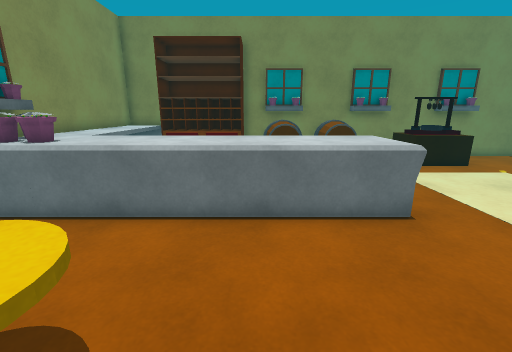
view 1 (above)

20 first-person views from a walk through a 3-D level made in the Unity game engine. The camera is 1.4 m above the floor, tilts 14° down and sees 90° across. The floor is counted in squares, 0.51 m on a side. Each view is taken from the middle of a square. On the plan, view 1 faces up. The plan holds only what a view shows up to about 18 squares ahead; the rest is blank. The player is left out. Surface patterns are stand-ins for the level's own textures.

view 2
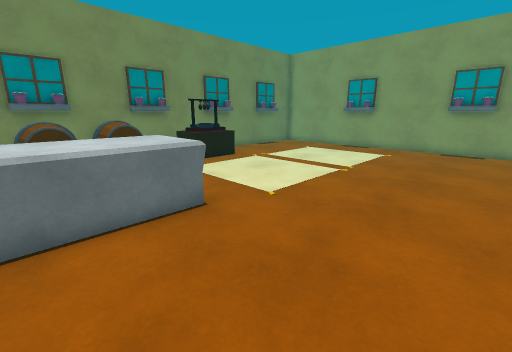

view 3
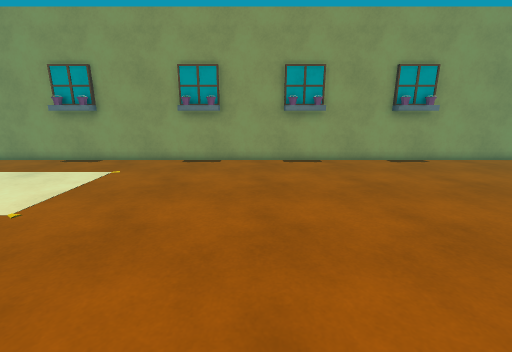

view 4
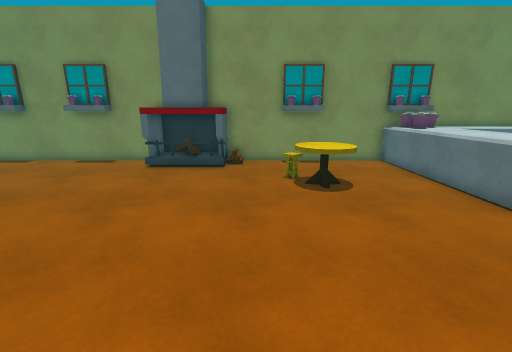

view 5
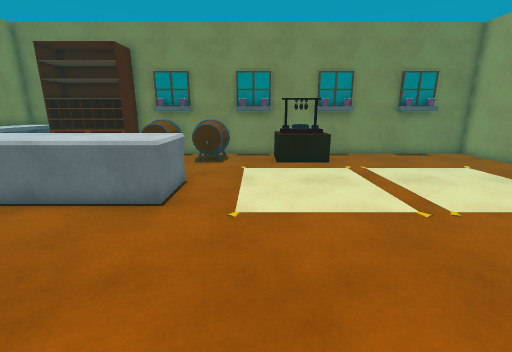

view 6
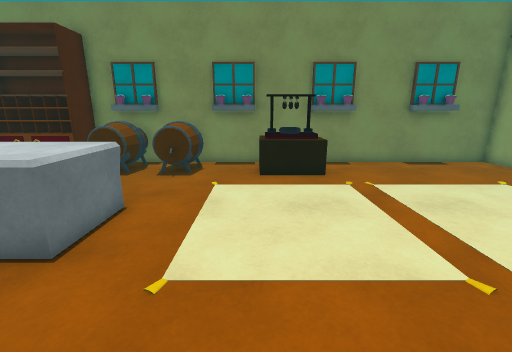

view 7
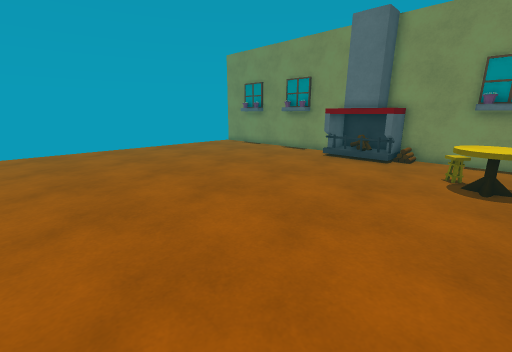

view 8
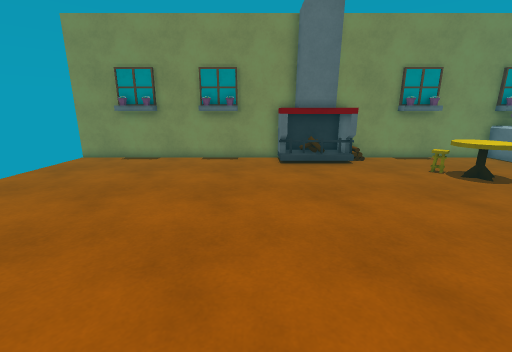

view 9
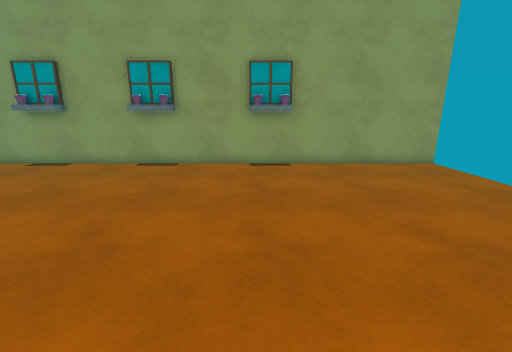

view 10
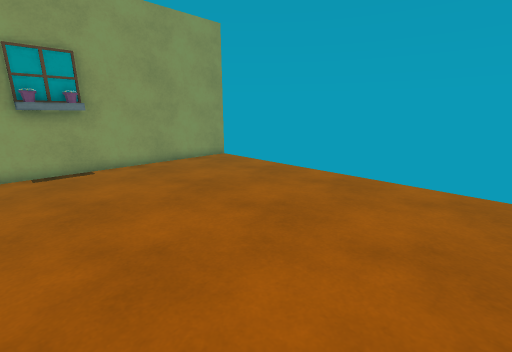

view 11
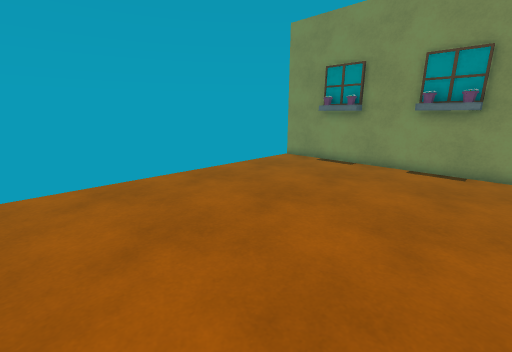

view 12
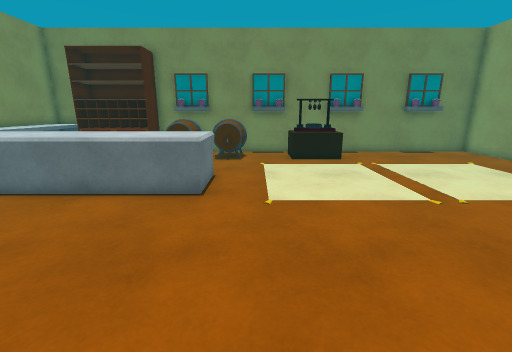

view 13
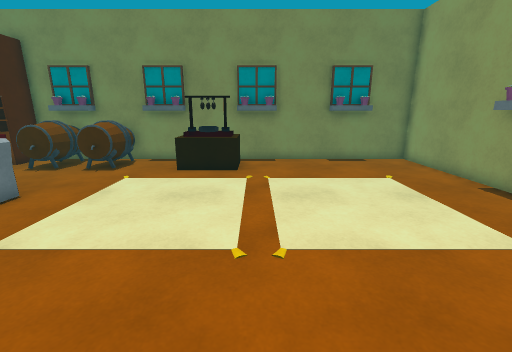

view 14
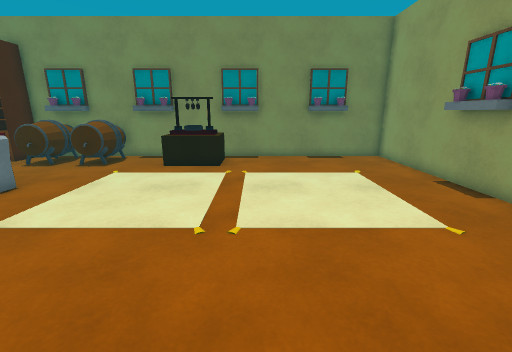

view 15
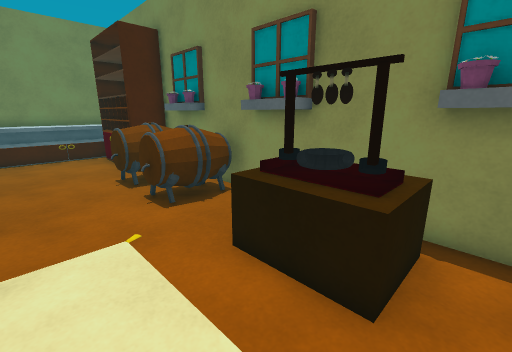

view 16
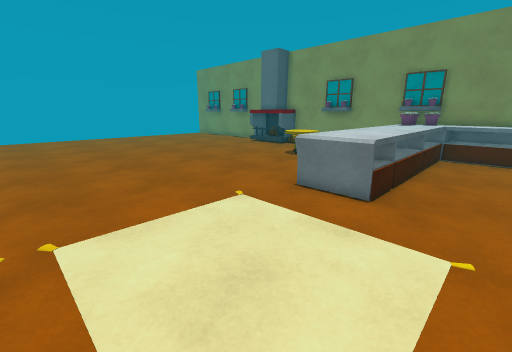

view 17
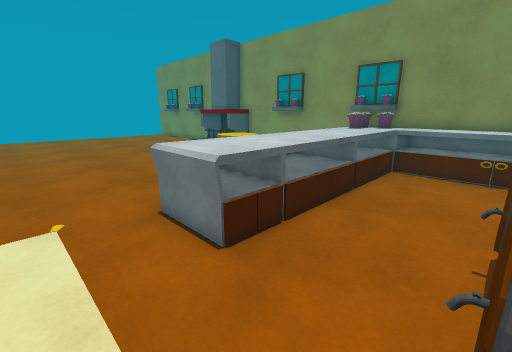

view 18
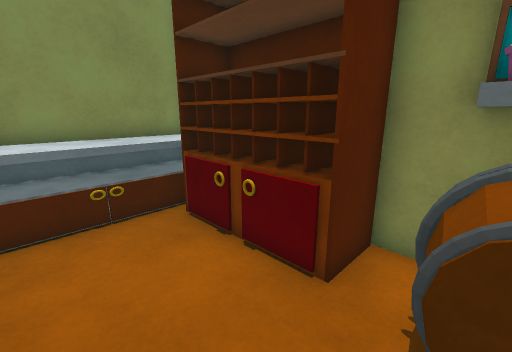

view 19
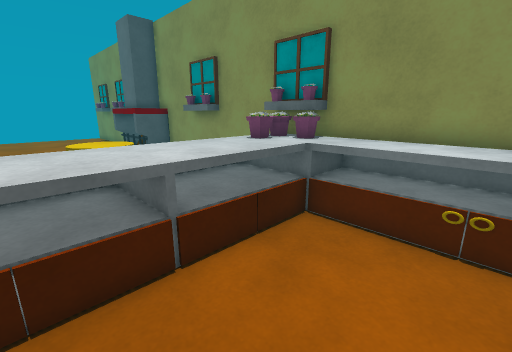

view 20
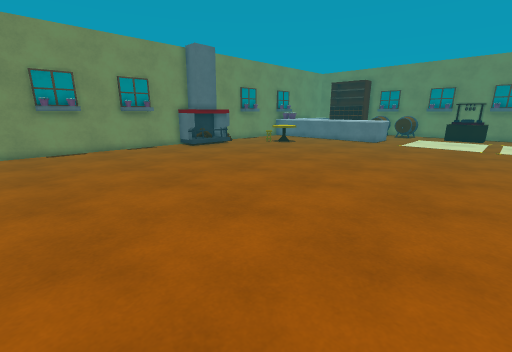

### Floor plan
Key: @ floor where view 1 was taken; # wall or solid block; x gap in a wall; . main floor; : floor 0.75 m higher than the main floor; = window, fence, low wall or low ledge; B barrel; F flowerpot; I fireplace; O other object.
Columns run from 8 left of view 1 to 21 right of it. Each row starts with its distance up from view 1.
 16 #OOOOOOO######################
 15 #OOOOOOO.BBBBB..OOOO.........#
 14 #OOOOOOO.BBBBB..OOOO.........#
 13 #OO......BB.BB..OOOO.........#
 12 #OO..........................#
 11 #OO..........................#
 10 #OO.........................F#
  9 #FOOOOOOOOOOO................F
  8 #FFOOOOOOOOOO...............F#
  7 #FFOOOOOOOOOO................#
  6 #FOOOOOOOOOOO................#
  5 #............................#
  4 #............................#
  3 #....==.....................F#
  2 #F..=:x......................F
  1 #F..===.....................F#
  0 #.......@....................#
 -1 #............................#
 -2 # ...........................#
 -3 #II.........................F#
 -4 #II.........................FF
 -5 #II..........................#
 -6 #II..........................#
 -7 #II..........................#
 -8 #............................#
 -9 #F..........................F#
-10 #F..........................FF
-11 #F...........................#
-12 #............................#
-13 #............................#
-14 #F...........................#
-15 #F...........................#
-16 #F...........................#
-17 #............................#
-18 #............................#
-19 #                            #

Where each view was taken, in squares from view 1:
view 1: 0 up, 0 right, facing up
view 2: 0 up, 0 right, facing up-right
view 3: 1 down, 6 right, facing right
view 4: 1 down, 7 right, facing left
view 5: 1 down, 7 right, facing up
view 6: 2 up, 8 right, facing up
view 7: 2 up, 9 right, facing down-left
view 8: 8 down, 8 right, facing left
view 9: 9 down, 7 right, facing right
view 10: 8 down, 7 right, facing down-right
view 11: 8 down, 6 right, facing down-left
view 12: 2 down, 6 right, facing up
view 13: 1 up, 12 right, facing up
view 14: 0 up, 13 right, facing up
view 15: 10 up, 12 right, facing up-left
view 16: 12 up, 12 right, facing down-left
view 17: 13 up, 7 right, facing down-left
view 18: 11 up, 1 right, facing up-left
view 19: 13 up, 0 right, facing down-left
view 20: 18 down, 13 right, facing up-left
